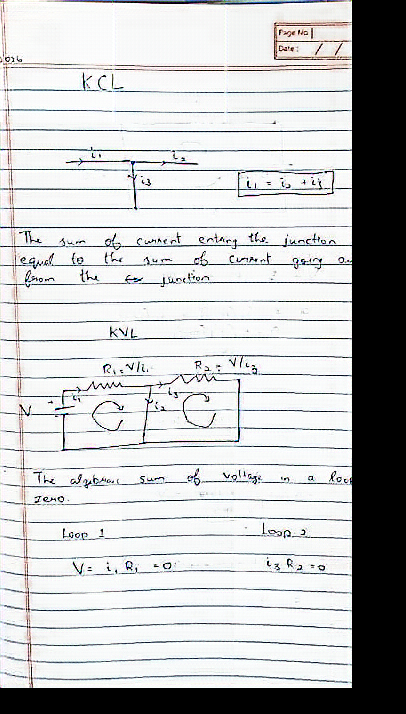
#> input picture preprocessing/illumination_corrected.png, 406 x 714 px
$ python -i border_cleanup.py   (imports and definitions only)
#> lines starting #> are read from the running program, lines starting #| are printed output that depends on the picture; after the words box and inside, x2 and y2 are one past the last pixel; in counts of white or black regions, pixels touching at a corner belong together
#> further down, picture is the input picture: shape (714, 406, 3); mean B, G, R 195.2, 194.7, 193.5
"""step7_border_cleanup.py - STEP 7: Detect the page with contours and crop away the surroundings."""
import cv2
import numpy as np
import config


def find_page_rect(img):
    """Return (x, y, w, h) of the largest page-like contour, or None."""
    g = img if img.ndim == 2 else cv2.cvtColor(img, cv2.COLOR_BGR2GRAY)
    blur = cv2.GaussianBlur(g, (7, 7), 0)
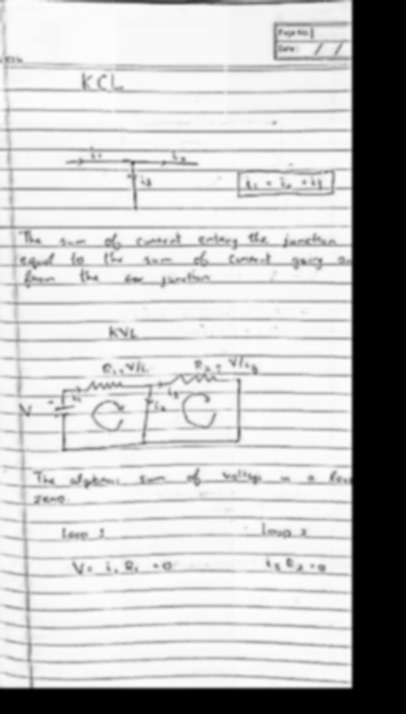
#> blur: shape (714, 406); min 0, max 254, mean 194.4
    # page is usually brighter than its surroundings
    mask = cv2.threshold(blur, 0, 255, cv2.THRESH_BINARY + cv2.THRESH_OTSU)[1]
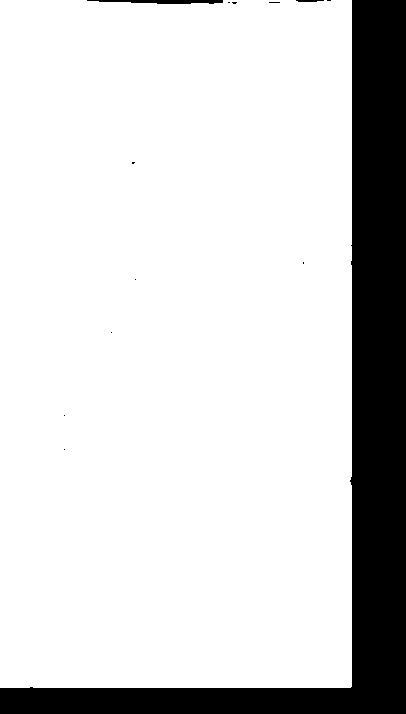
#> mask: shape (714, 406); 83.4% white; 13 black regions (10 under 20 px), largest, box (x1, y1, x2, y2) and area: (0, 0, 406, 714) 47727, (87, 0, 223, 4) 391, (296, 0, 324, 2) 47
    mask = cv2.morphologyEx(mask, cv2.MORPH_CLOSE, np.ones((25, 25), np.uint8))
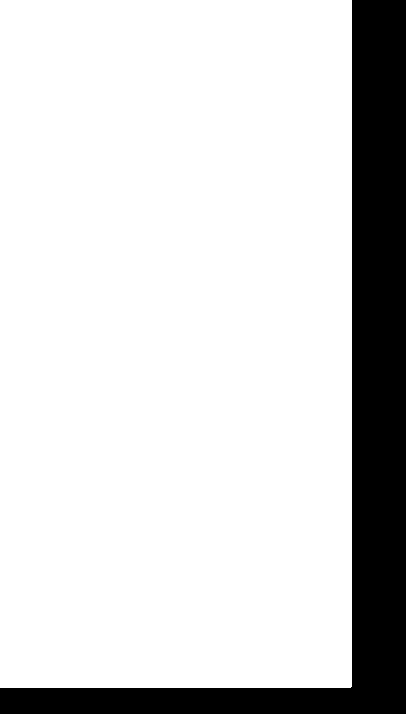
#> mask: shape (714, 406); 83.5% white; 1 black region, box (x1, y1, x2, y2) and area: (0, 0, 406, 714) 47709
    contours, _ = cv2.findContours(mask, cv2.RETR_EXTERNAL, cv2.CHAIN_APPROX_SIMPLE)
#> contours = 1 item
    if not contours:
        return None
    biggest = max(contours, key=cv2.contourArea)
#> biggest = [[0, 0], [0, 687], [350, 687], [351, 686], [351, 0]]
    if cv2.contourArea(biggest) < config.MIN_PAGE_AREA_RATIO * g.shape[0] * g.shape[1]:
        return None
    return cv2.boundingRect(biggest)


def crop_borders(img):
    if not config.ENABLE_BORDER_CLEANUP:
        return img
    rect = find_page_rect(img)
    if rect is None:
        return img  # nothing reliable found: keep full image
    x, y, w, h = rect
    p = config.BORDER_PADDING
    H, W = img.shape[:2]
    return img[max(0, y - p):min(H, y + h + p), max(0, x - p):min(W, x + w + p)]

>>> import cv2
>>> picture = cv2.imread('illumination_corrected.png')
>>> result = find_page_rect(picture)
#> result = (0, 0, 352, 688)
